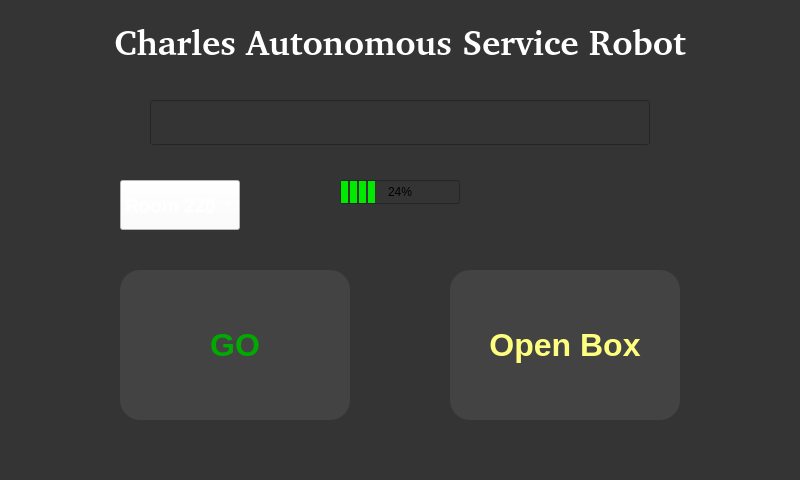
<?xml version="1.0" encoding="UTF-8"?>
<ui version="4.0">
 <class>MainWindow</class>
 <widget class="QMainWindow" name="MainWindow">
  <property name="geometry">
   <rect>
    <x>0</x>
    <y>0</y>
    <width>800</width>
    <height>480</height>
   </rect>
  </property>
  <property name="windowTitle">
   <string>Robot Charles</string>
  </property>
  <property name="styleSheet">
   <string notr="true">background-color: rgb(52, 52, 52)</string>
  </property>
  <widget class="QWidget" name="centralWidget">
   <widget class="QPushButton" name="openBox">
    <property name="geometry">
     <rect>
      <x>450</x>
      <y>270</y>
      <width>230</width>
      <height>150</height>
     </rect>
    </property>
    <property name="font">
     <font>
      <pointsize>24</pointsize>
      <weight>75</weight>
      <bold>true</bold>
     </font>
    </property>
    <property name="styleSheet">
     <string notr="true">#openBox {
color: rgb(255, 255, 127);
background-color: rgb(242, 242, 242, 20) ;
border-radius: 20px
}</string>
    </property>
    <property name="text">
     <string>Open Box</string>
    </property>
   </widget>
   <widget class="QLineEdit" name="time">
    <property name="geometry">
     <rect>
      <x>150</x>
      <y>100</y>
      <width>500</width>
      <height>45</height>
     </rect>
    </property>
    <property name="font">
     <font>
      <pointsize>16</pointsize>
      <weight>75</weight>
      <bold>true</bold>
     </font>
    </property>
    <property name="styleSheet">
     <string notr="true">#time
{
color: rgb(255, 255, 255);
}</string>
    </property>
    <property name="alignment">
     <set>Qt::AlignCenter</set>
    </property>
   </widget>
   <widget class="QLabel" name="label">
    <property name="geometry">
     <rect>
      <x>0</x>
      <y>20</y>
      <width>800</width>
      <height>45</height>
     </rect>
    </property>
    <property name="font">
     <font>
      <family>Piboto [Goog]</family>
      <pointsize>26</pointsize>
      <weight>75</weight>
      <italic>false</italic>
      <bold>true</bold>
     </font>
    </property>
    <property name="layoutDirection">
     <enum>Qt::LeftToRight</enum>
    </property>
    <property name="styleSheet">
     <string notr="true">color: rgb(255, 255, 255)</string>
    </property>
    <property name="text">
     <string>Charles Autonomous Service Robot</string>
    </property>
    <property name="alignment">
     <set>Qt::AlignCenter</set>
    </property>
   </widget>
   <widget class="QPushButton" name="go">
    <property name="geometry">
     <rect>
      <x>120</x>
      <y>270</y>
      <width>230</width>
      <height>150</height>
     </rect>
    </property>
    <property name="font">
     <font>
      <pointsize>24</pointsize>
      <weight>75</weight>
      <italic>false</italic>
      <bold>true</bold>
     </font>
    </property>
    <property name="styleSheet">
     <string notr="true">#go {
color: rgb(0, 170, 0); 
background-color: rgb(242, 242, 242, 20) ;
border-radius: 20px
}</string>
    </property>
    <property name="text">
     <string>GO</string>
    </property>
   </widget>
   <widget class="QComboBox" name="comboBox">
    <property name="geometry">
     <rect>
      <x>120</x>
      <y>180</y>
      <width>120</width>
      <height>50</height>
     </rect>
    </property>
    <property name="font">
     <font>
      <pointsize>14</pointsize>
      <weight>75</weight>
      <italic>false</italic>
      <bold>true</bold>
     </font>
    </property>
    <property name="styleSheet">
     <string notr="true">#comboBox
{
color: white;
background:  rgb(255, 255, 255)
}</string>
    </property>
    <item>
     <property name="text">
      <string>Room 220</string>
     </property>
    </item>
    <item>
     <property name="text">
      <string>Room 221</string>
     </property>
    </item>
    <item>
     <property name="text">
      <string>Room 222</string>
     </property>
    </item>
    <item>
     <property name="text">
      <string>Room 223</string>
     </property>
    </item>
    <item>
     <property name="text">
      <string>Room 224</string>
     </property>
    </item>
    <item>
     <property name="text">
      <string>Room 225</string>
     </property>
    </item>
    <item>
     <property name="text">
      <string>Room 226</string>
     </property>
    </item>
   </widget>
   <widget class="QProgressBar" name="progressBar">
    <property name="geometry">
     <rect>
      <x>340</x>
      <y>180</y>
      <width>120</width>
      <height>24</height>
     </rect>
    </property>
    <property name="styleSheet">
     <string notr="true">#progressBar
{
text-align: center; 
}
#progressBar::chunk
{
background-color: rgb(0, 234, 0);
width: 7px; 
margin: 1px;  
}</string>
    </property>
    <property name="value">
     <number>24</number>
    </property>
   </widget>
  </widget>
 </widget>
 <resources/>
 <connections/>
</ui>
